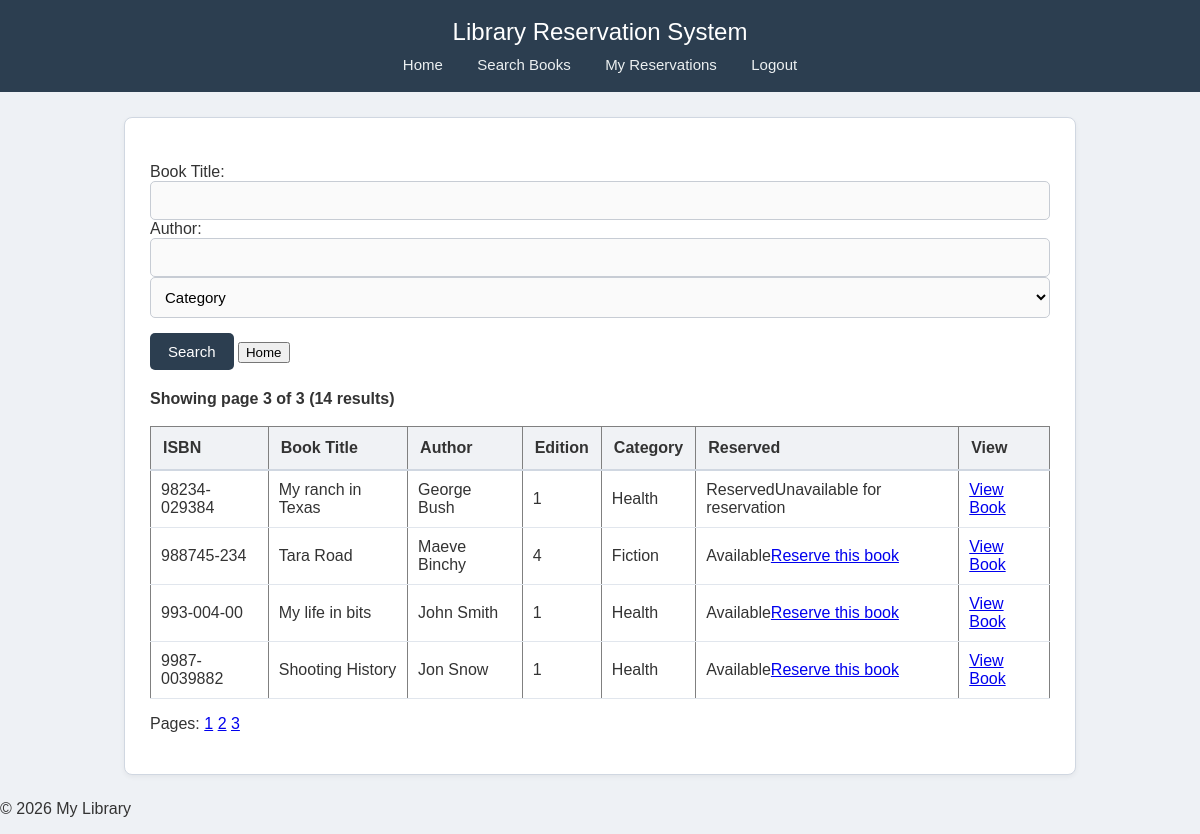
The page /search.php?page=3 (signed in) on the database its author committed.
### tables this page shows
CREATE TABLE `books` (
  `ISBN` varchar(20) NOT NULL,
  `BookTitle` varchar(40) NOT NULL,
  `Author` varchar(40) NOT NULL,
  `Edition` int(2) NOT NULL,
  `Year` year(4) NOT NULL,
  `CategoryID` int(3) NOT NULL,
  `Reserved` char(1) NOT NULL
);

CREATE TABLE `categories` (
  `CategoryID` int(3) NOT NULL,
  `CategoryDescription` varchar(20) NOT NULL
);

### search.php (the view, shortened to what this page needs)
<?php
require_once "header.php";
require_once "database.php";
$limit = 5;
$page = isset($_GET['page']) ? max(1, intval($_GET['page'])) : 1;
$offset = ($page - 1) * $limit;
$where = "WHERE  1";
$pgSql = "SELECT COUNT(*) AS total FROM books b
        JOIN categories c ON b.CategoryID = c.CategoryID
        $where";
$count = $conn->query($pgSql);
$total_rows = $count->fetch_assoc()['total'];
$total_pages = ceil($total_rows/$limit);
$sql = "SELECT ISBN, BookTitle, Author, Edition, Reserved, CategoryDescription FROM books b
        JOIN categories c ON b.CategoryID = c.CategoryID
        $where
        LIMIT $limit OFFSET $offset";
$result = $conn->query($sql);
?>
<form method = "post">
    <p>Book Title:
    <input type="text" name="book">
    Author:
    <input type="text" name="author">
    <select name = "cat">
        <option value = "">Category</option>
    </select>
    <input type="submit" value="Search">
    <input type="button" value="Home" onclick="location.href='index.php'; return false;">
    </p>
</form>
<?php
if ($result->num_rows > 0) {
    echo "<p><strong>Showing page $page of $total_pages ($total_rows results)</strong></p>";
    echo "<table border='1'>";
        echo "<tr>
            <th>ISBN</th>
            <th>Book Title</th>
            <th>Author</th>
            <th>Edition</th>
            <th>Category</th>
            <th>Reserved</th>
            <th>View</th>
        </tr>";
    while ($row = $result->fetch_assoc()) {
        echo "<tr><td>";
        echo (htmlentities($row["ISBN"]));
        echo ("</td><td>");
        echo (htmlentities($row["BookTitle"]));
        echo ("</td><td>");
        echo (htmlentities($row["Author"]));
        echo ("</td><td>");
        echo (htmlentities($row["Edition"]));
        echo ("</td><td>");
        echo (htmlentities($row["CategoryDescription"]));
        echo ("</td><td>");
        if ($row["Reserved"] == 'N')
            {
                echo ("Available");
                echo '<a href="reserve.php?isbn='.htmlentities($row["ISBN"]).'">Reserve this book</a>';
            }
            else
            {
                echo ("Reserved");
                echo ("Unavailable for reservation");
            }
        echo ("</td><td>");
        echo ('<a href ="view.php?id='.htmlentities($row["ISBN"]).'">View Book</a>');
        echo ("</td></tr>\n");
    }
    echo "</table>";
} else {
    echo "0 results";
}
echo "<p>Pages: ";
for ($i = 1; $i <= $total_pages; $i++) {
    echo "<a href='search.php?page=$i'>$i</a> ";
}
echo "</p>";
require_once "footer.php";
?>

### styles.css (style rules this page uses)
body { font-family: Arial, Helvetica, sans-serif; background: #eef1f5; margin: 0; padding: 0; color: #333; }
form { margin: 20px 0; }
input[type="text"], input[type="password"], input[type="number"], select { width: 100%; padding: 10px; border: 1px solid #c7ccd4; border-radius: 5px; box-sizing: border-box; font-size: 15px; background: #fafafa; }
input[type="submit"], button { background-color: #2c3e50; color: #fff; padding: 10px 18px; border: none; margin-top: 15px; border-radius: 5px; cursor: pointer; font-size: 15px; }
table { width: 100%; border-collapse: collapse; margin-top: 18px; background: #fff; }
table th { background-color: #f0f2f5; padding: 12px; text-align: left; border-bottom: 2px solid #d0d7e1; }
table td { border-bottom: 1px solid #e1e6ed; padding: 10px; }

### rows shown on the page
books: ISBN "98234-029384", BookTitle "My ranch in Texas", Author "George Bush", Edition "1", CategoryID.CategoryDescription "Health", Reserved "Reserved"
books: ISBN "988745-234", BookTitle "Tara Road", Author "Maeve Binchy", Edition "4", CategoryID.CategoryDescription "Fiction"
books: ISBN "993-004-00", BookTitle "My life in bits", Author "John Smith", Edition "1", CategoryID.CategoryDescription "Health"
books: ISBN "9987-0039882", BookTitle "Shooting History", Author "Jon Snow", Edition "1", CategoryID.CategoryDescription "Health"

### other values the page prints
$page "3"
$total_pages "3"
$total_rows "14"
